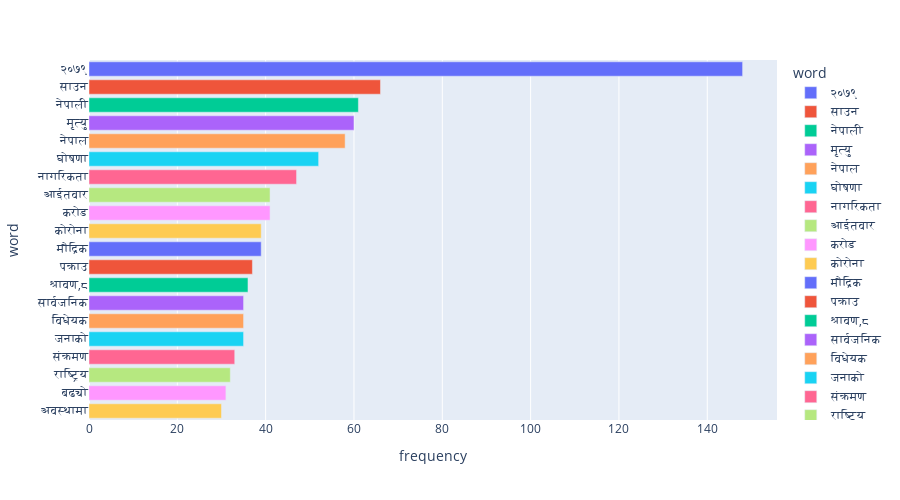

Notebook cell for this chart:
### Code cell
px.bar(dfftop.head(20), x = 'frequency', 
       y = 'word',color = 'word', 
       height = 500,hover_data = ['word', 'frequency'])

### Figure 1 — Plotly figure (JSON) as saved in the notebook; plotly's stock layout.template omitted (floating-point values rounded to 4 significant figures)
{"data": [{"alignmentgroup": "True", "hovertemplate": "word=%{y}<br>frequency=%{x}<extra></extra>", "legendgroup": "२०७९", "marker": {"color": "#636efa", "pattern": {"shape": ""}}, "name": "२०७९", "offsetgroup": "२०७९", "orientation": "h", "showlegend": true, "textposition": "auto", "type": "bar", "x": [148], "xaxis": "x", "y": ["२०७९"], "yaxis": "y"}, {"alignmentgroup": "True", "hovertemplate": "word=%{y}<br>frequency=%{x}<extra></extra>", "legendgroup": "साउन", "marker": {"color": "#EF553B", "pattern": {"shape": ""}}, "name": "साउन", "offsetgroup": "साउन", "orientation": "h", "showlegend": true, "textposition": "auto", "type": "bar", "x": [66], "xaxis": "x", "y": ["साउन"], "yaxis": "y"}, {"alignmentgroup": "True", "hovertemplate": "word=%{y}<br>frequency=%{x}<extra></extra>", "legendgroup": "नेपाली", "marker": {"color": "#00cc96", "pattern": {"shape": ""}}, "name": "नेपाली", "offsetgroup": "नेपाली", "orientation": "h", "showlegend": true, "textposition": "auto", "type": "bar", "x": [61], "xaxis": "x", "y": ["नेपाली"], "yaxis": "y"}, {"alignmentgroup": "True", "hovertemplate": "word=%{y}<br>frequency=%{x}<extra></extra>", "legendgroup": "मृत्यु", "marker": {"color": "#ab63fa", "pattern": {"shape": ""}}, "name": "मृत्यु", "offsetgroup": "मृत्यु", "orientation": "h", "showlegend": true, "textposition": "auto", "type": "bar", "x": [60], "xaxis": "x", "y": ["मृत्यु"], "yaxis": "y"}, {"alignmentgroup": "True", "hovertemplate": "word=%{y}<br>frequency=%{x}<extra></extra>", "legendgroup": "नेपाल", "marker": {"color": "#FFA15A", "pattern": {"shape": ""}}, "name": "नेपाल", "offsetgroup": "नेपाल", "orientation": "h", "showlegend": true, "textposition": "auto", "type": "bar", "x": [58], "xaxis": "x", "y": ["नेपाल"], "yaxis": "y"}, {"alignmentgroup": "True", "hovertemplate": "word=%{y}<br>frequency=%{x}<extra></extra>", "legendgroup": "घोषणा", "marker": {"color": "#19d3f3", "pattern": {"shape": ""}}, "name": "घोषणा", "offsetgroup": "घोषणा", "orientation": "h", "showlegend": true, "textposition": "auto", "type": "bar", "x": [52], "xaxis": "x", "y": ["घोषणा"], "yaxis": "y"}, {"alignmentgroup": "True", "hovertemplate": "word=%{y}<br>frequency=%{x}<extra></extra>", "legendgroup": "नागरिकता", "marker": {"color": "#FF6692", "pattern": {"shape": ""}}, "name": "नागरिकता", "offsetgroup": "नागरिकता", "orientation": "h", "showlegend": true, "textposition": "auto", "type": "bar", "x": [47], "xaxis": "x", "y": ["नागरिकता"], "yaxis": "y"}, {"alignmentgroup": "True", "hovertemplate": "word=%{y}<br>frequency=%{x}<extra></extra>", "legendgroup": "आईतवार", "marker": {"color": "#B6E880", "pattern": {"shape": ""}}, "name": "आईतवार", "offsetgroup": "आईतवार", "orientation": "h", "showlegend": true, "textposition": "auto", "type": "bar", "x": [41], "xaxis": "x", "y": ["आईतवार"], "yaxis": "y"}, {"alignmentgroup": "True", "hovertemplate": "word=%{y}<br>frequency=%{x}<extra></extra>", "legendgroup": "करोड", "marker": {"color": "#FF97FF", "pattern": {"shape": ""}}, "name": "करोड", "offsetgroup": "करोड", "orientation": "h", "showlegend": true, "textposition": "auto", "type": "bar", "x": [41], "xaxis": "x", "y": ["करोड"], "yaxis": "y"}, {"alignmentgroup": "True", "hovertemplate": "word=%{y}<br>frequency=%{x}<extra></extra>", "legendgroup": "कोरोना", "marker": {"color": "#FECB52", "pattern": {"shape": ""}}, "name": "कोरोना", "offsetgroup": "कोरोना", "orientation": "h", "showlegend": true, "textposition": "auto", "type": "bar", "x": [39], "xaxis": "x", "y": ["कोरोना"], "yaxis": "y"}, {"alignmentgroup": "True", "hovertemplate": "word=%{y}<br>frequency=%{x}<extra></extra>", "legendgroup": "मौद्रिक", "marker": {"color": "#636efa", "pattern": {"shape": ""}}, "name": "मौद्रिक", "offsetgroup": "मौद्रिक", "orientation": "h", "showlegend": true, "textposition": "auto", "type": "bar", "x": [39], "xaxis": "x", "y": ["मौद्रिक"], "yaxis": "y"}, {"alignmentgroup": "True", "hovertemplate": "word=%{y}<br>frequency=%{x}<extra></extra>", "legendgroup": "पक्राउ", "marker": {"color": "#EF553B", "pattern": {"shape": ""}}, "name": "पक्राउ", "offsetgroup": "पक्राउ", "orientation": "h", "showlegend": true, "textposition": "auto", "type": "bar", "x": [37], "xaxis": "x", "y": ["पक्राउ"], "yaxis": "y"}, {"alignmentgroup": "True", "hovertemplate": "word=%{y}<br>frequency=%{x}<extra></extra>", "legendgroup": "श्रावण,८", "marker": {"color": "#00cc96", "pattern": {"shape": ""}}, "name": "श्रावण,८", "offsetgroup": "श्रावण,८", "orientation": "h", "showlegend": true, "textposition": "auto", "type": "bar", "x": [36], "xaxis": "x", "y": ["श्रावण,८"], "yaxis": "y"}, {"alignmentgroup": "True", "hovertemplate": "word=%{y}<br>frequency=%{x}<extra></extra>", "legendgroup": "सार्वजनिक", "marker": {"color": "#ab63fa", "pattern": {"shape": ""}}, "name": "सार्वजनिक", "offsetgroup": "सार्वजनिक", "orientation": "h", "showlegend": true, "textposition": "auto", "type": "bar", "x": [35], "xaxis": "x", "y": ["सार्वजनिक"], "yaxis": "y"}, {"alignmentgroup": "True", "hovertemplate": "word=%{y}<br>frequency=%{x}<extra></extra>", "legendgroup": "विधेयक", "marker": {"color": "#FFA15A", "pattern": {"shape": ""}}, "name": "विधेयक", "offsetgroup": "विधेयक", "orientation": "h", "showlegend": true, "textposition": "auto", "type": "bar", "x": [35], "xaxis": "x", "y": ["विधेयक"], "yaxis": "y"}, {"alignmentgroup": "True", "hovertemplate": "word=%{y}<br>frequency=%{x}<extra></extra>", "legendgroup": "जनाको", "marker": {"color": "#19d3f3", "pattern": {"shape": ""}}, "name": "जनाको", "offsetgroup": "जनाको", "orientation": "h", "showlegend": true, "textposition": "auto", "type": "bar", "x": [35], "xaxis": "x", "y": ["जनाको"], "yaxis": "y"}, {"alignmentgroup": "True", "hovertemplate": "word=%{y}<br>frequency=%{x}<extra></extra>", "legendgroup": "संक्रमण", "marker": {"color": "#FF6692", "pattern": {"shape": ""}}, "name": "संक्रमण", "offsetgroup": "संक्रमण", "orientation": "h", "showlegend": true, "textposition": "auto", "type": "bar", "x": [33], "xaxis": "x", "y": ["संक्रमण"], "yaxis": "y"}, {"alignmentgroup": "True", "hovertemplate": "word=%{y}<br>frequency=%{x}<extra></extra>", "legendgroup": "राष्ट्रिय", "marker": {"color": "#B6E880", "pattern": {"shape": ""}}, "name": "राष्ट्रिय", "offsetgroup": "राष्ट्रिय", "orientation": "h", "showlegend": true, "textposition": "auto", "type": "bar", "x": [32], "xaxis": "x", "y": ["राष्ट्रिय"], "yaxis": "y"}, {"alignmentgroup": "True", "hovertemplate": "word=%{y}<br>frequency=%{x}<extra></extra>", "legendgroup": "बढ्यो", "marker": {"color": "#FF97FF", "pattern": {"shape": ""}}, "name": "बढ्यो", "offsetgroup": "बढ्यो", "orientation": "h", "showlegend": true, "textposition": "auto", "type": "bar", "x": [31], "xaxis": "x", "y": ["बढ्यो"], "yaxis": "y"}, {"alignmentgroup": "True", "hovertemplate": "word=%{y}<br>frequency=%{x}<extra></extra>", "legendgroup": "अवस्थामा", "marker": {"color": "#FECB52", "pattern": {"shape": ""}}, "name": "अवस्थामा", "offsetgroup": "अवस्थामा", "orientation": "h", "showlegend": true, "textposition": "auto", "type": "bar", "x": [30], "xaxis": "x", "y": ["अवस्थामा"], "yaxis": "y"}], "layout": {"barmode": "relative", "height": 500, "legend": {"title": {"text": "word"}, "tracegroupgap": 0}, "margin": {"t": 60}, "xaxis": {"anchor": "y", "domain": [0, 1], "title": {"text": "frequency"}}, "yaxis": {"anchor": "x", "categoryarray": ["अवस्थामा", "बढ्यो", "राष्ट्रिय", "संक्रमण", "जनाको", "विधेयक", "सार्वजनिक", "श्रावण,८", "पक्राउ", "मौद्रिक", "कोरोना", "करोड", "आईतवार", "नागरिकता", "घोषणा", "नेपाल", "मृत्यु", "नेपाली", "साउन", "२०७९"], "categoryorder": "array", "domain": [0, 1], "title": {"text": "word"}}}}
